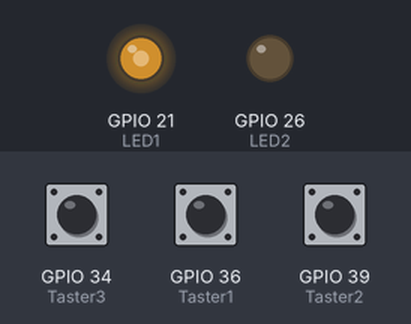
Bench run of a sketch on a simulated ESP32. On the bench: output pins drawn as LEDs (lit = HIGH). The inputs (shaded band) are chosen by the test bench; at power-on: GPIO 34 (Taster3) HIGH, GPIO 36 (Taster1) LOW, GPIO 39 (Taster2) HIGH.

Above: at 1.2 s.
1.3 s: GPIO 34 (Taster3) pulled LOW for 0.15 s
At 1.37 s:
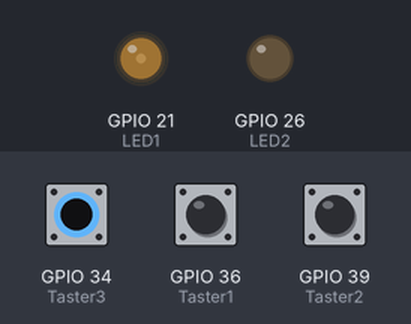
2.9 s: GPIO 36 (Taster1) pulled HIGH for 0.15 s
At 2.97 s:
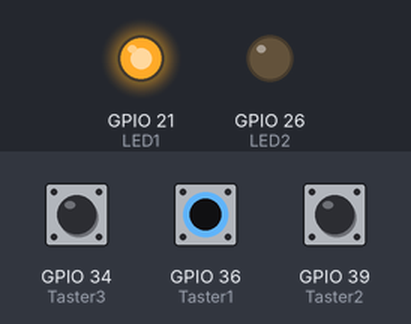
4.5 s: GPIO 39 (Taster2) pulled LOW for 0.15 s
At 5.7 s:
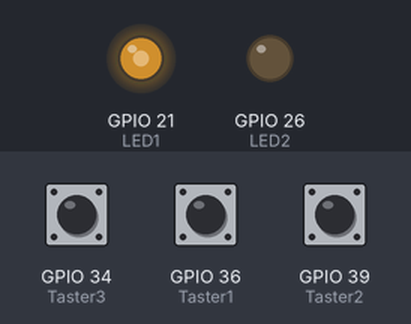
6.1 s: GPIO 39 (Taster2) pulled LOW for 3.2 s
At 7.4 s:
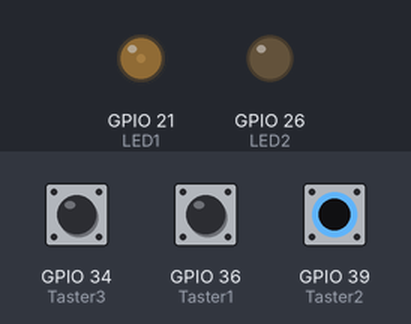
10.8 s: GPIO 34 (Taster3) pulled LOW for 3.2 s
At 14.6 s:
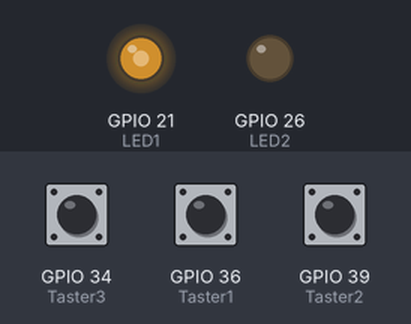
15.5 s: GPIO 34 (Taster3) driven LOW and GPIO 39 (Taster2) driven LOW
At 15.8 s:
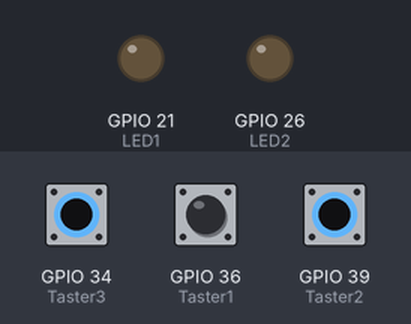
Timing chart, 0 to 18.0 s (numbered marks = the images above; inputs shaded):
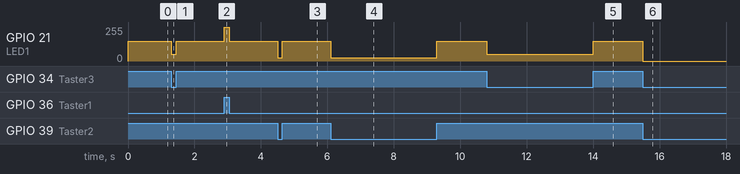

Measured:
- after the input at 1.3 s, GPIO 21 (LED1): 150/255 → 50/255 at once, → 150/255 0.15 s later
- after the input at 2.9 s, GPIO 21 (LED1): 150/255 → 255/255 at once, → 150/255 0.15 s later
- after the input at 4.5 s, GPIO 21 (LED1): 150/255 → 25/255 at once, → 150/255 0.15 s later
- after the input at 6.1 s, GPIO 21 (LED1): 150/255 → 25/255 at once, → 150/255 3.2 s later
- after the input at 10.8 s, GPIO 21 (LED1): 150/255 → 50/255 at once, → 150/255 3.2 s later
- after the input at 15.5 s, GPIO 21 (LED1): 150/255 → 0/255 at once

The sketch:

2.18.ino
```cpp
// Aufgabe 2.18: LED Helligkeit je nach Tastenkombination steuern

/*
1. Entwickeln Sie ein Programm, das abhängig vom Binär-Wert der [Taster] die
Helligkeit der LED ändert!
2. Können Sie die Auflösung des PWM Ausgangs verändern?
Die Auflösung des PWM Ausgangs kann man durch die Funktion analogWriteRange() verändern.
Standardrange ist 255 (8Bit). Setzt man die Range auf 10Bit, kann man 1023 Stufen ansteuern.

Hinweis: Die Vollständige Dokumentation finden sie in "Aufgabe 2 Team K.pdf"

*/


// Definieren der GPIO Pins für LEDs und Taster
int LED1 = 21;
int LED2 = 26;
int Taster1 = 36;
int Taster2 = 39;
int Taster3 = 34;


void setup() {
  // Initialisierung der Pins (Taster als Input, LEDs als Output)
  pinMode(Taster1,INPUT);
  pinMode(Taster2,INPUT);
  pinMode(Taster3,INPUT);
  pinMode(LED1,OUTPUT);
  pinMode(LED2,OUTPUT);
  // Pin 2 der LED als Ground festlegen
  digitalWrite(LED2,LOW);
}

void loop() {
  // Auslesen der Tasterzustände
  int in1 = digitalRead(Taster1);
  int in2 = digitalRead(Taster2);
  int in3 = digitalRead(Taster3);

  // Steuerung der LED Helligkeit basierend auf Tasterzuständen
  // Falls Taster 1 gedrückt ist, Helligkeit auf 100 (von 255) setzen
  if (in1 == 1 && in2 == 0 && in3 == 0)
  {
    analogWrite(LED1,300);
  }
  // Falls Taster 1 und 2 gedrückt sind, Helligkeit auf 200 setzen
  else if (in1 == 1 && in2 == 1 && in3 == 0)
  {
    analogWrite(LED1,200);
  }
  // Falls alle Taster gedrückt sind, Helligkeit auf 255 setzen
  else if (in1 == 1 && in2 == 1 && in3 == 1)
  {
    analogWrite(LED1,255);
  }
  // Falls Taster 2 und 3 gedrückt sind, Helligkeit auf 150 setzen
  else if (in1 == 0 && in2 == 1 && in3 == 1)
  {
    analogWrite(LED1, 150);
  }
  // Falls nur Taster 3 gedrückt ist, Helligkeit auf 25 setzen
  else if (in1 == 0 && in2 == 0 && in3 == 1)
  {
    analogWrite(LED1,25);
  }
  // Falls nur Taster 2 gedrückt ist, Helligkeit auf 50 setzen
  else if (in1 == 0 && in3 == 0 && in2 == 1)
  {
    analogWrite(LED1,50);
  }
  // Falls kein Taster gedrückt ist, LED ausschalten
  else if (in1 == 0 && in2 == 0 && in3 == 0)
  {
    analogWrite(LED1,0);
  }
}
```
